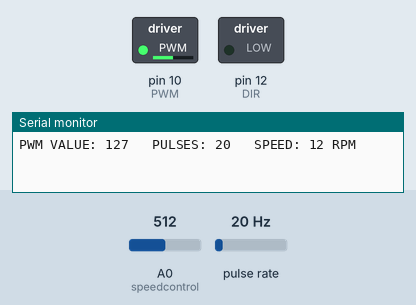
A sketch run on a simulated Arduino Uno, built with avr-gcc and run on an emulated ATmega328P. Parts: switched loads named in the sketch (green lamp = pin HIGH), the last lines printed to the serial monitor. Wiring (inferred from the names in the program): pulse sensor: data pin 3. Inputs (shaded band) come from the test bench; at power-on: A0 (speedcontrol) = 512, pulse rate 20 Hz.

Above: at 1.2 s.
1.3 s: A0 (speedcontrol) set to 716
At 1.6 s:
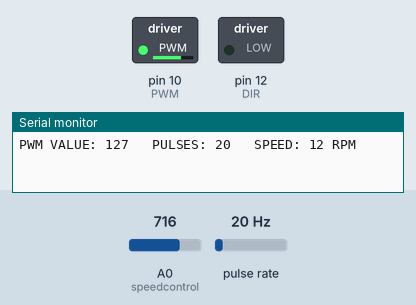
2.8 s: A0 (speedcontrol) set to 900
At 4.0 s:
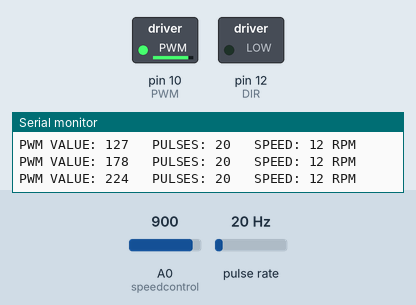
4.3 s: A0 (speedcontrol) set to 122
At 5.1 s:
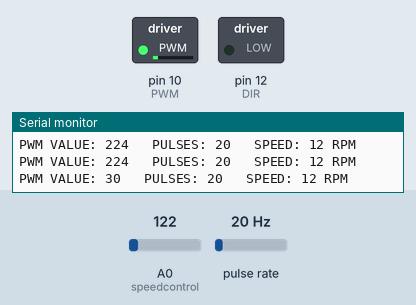
5.8 s: A0 (speedcontrol) set to 0
At 6.2 s:
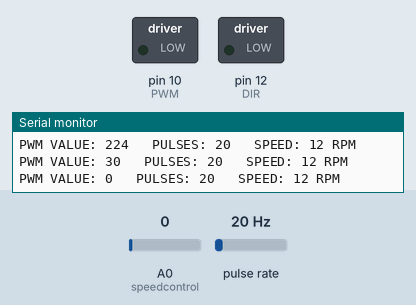
7.3 s: A0 (speedcontrol) set to 511
At 8.6 s:
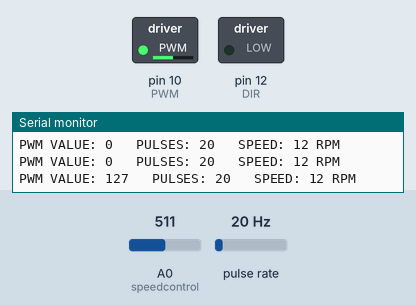
Timing chart, 0 to 9.8 s (numbered marks = the images above; inputs shaded):
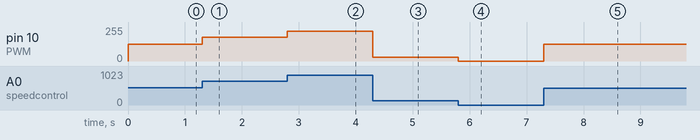

The sketch:

210042174_Hasin_Mahtab_Task_02_Encoder.ino
```cpp
#define ENC_COUNT_REV 100


#define ENC_IN 3
#define PWM 10
#define DIR 12


int speedcontrol = 0;
volatile long encoderValue = 0;
int interval = 1000;
long previousMillis = 0;
long currentMillis = 0;
int rpm = 0;
int motorPwm = 0;

void setup()
{
  Serial.begin(9600);

  pinMode(ENC_IN, INPUT_PULLUP);

  pinMode(PWM, OUTPUT);
  pinMode(DIR, OUTPUT);


  attachInterrupt(digitalPinToInterrupt(ENC_IN), updateEncoder, RISING);


  previousMillis = millis();
}

void loop()
{

    // Control motor with potentiometer
    motorPwm = map(analogRead(speedcontrol), 0, 1023, 0, 255);

    // Write PWM to controller
    analogWrite(PWM, motorPwm);

  // Update RPM value every second
  currentMillis = millis();
  if (currentMillis - previousMillis > interval) {
    previousMillis = currentMillis;


    // Calculate RPM
    rpm = (float)(encoderValue * 60 / ENC_COUNT_REV);

    // Only update display when there is a reading
    if (motorPwm > 0 || rpm > 0) {
      Serial.print("PWM VALUE: ");
      Serial.print(motorPwm);
      Serial.print('\t');
      Serial.print(" PULSES: ");
      Serial.print(encoderValue);
      Serial.print('\t');
      Serial.print(" SPEED: ");
      Serial.print(rpm);
      Serial.println(" RPM");
    }

    encoderValue = 0;
  }
}

void updateEncoder()
{
  // Increment value for each pulse from encoder
  encoderValue++;
}
```

Measured:
- after the input at 1.3 s, pin 10 (PWM): 127/255 → 178/255 at once
- after the input at 2.8 s, pin 10 (PWM): 178/255 → 224/255 at once
- after the input at 4.3 s, pin 10 (PWM): 224/255 → 30/255 at once
- after the input at 5.8 s, pin 10 (PWM): 30/255 → 0/255 at once
- after the input at 7.3 s, pin 10 (PWM): 0/255 → 127/255 at once
